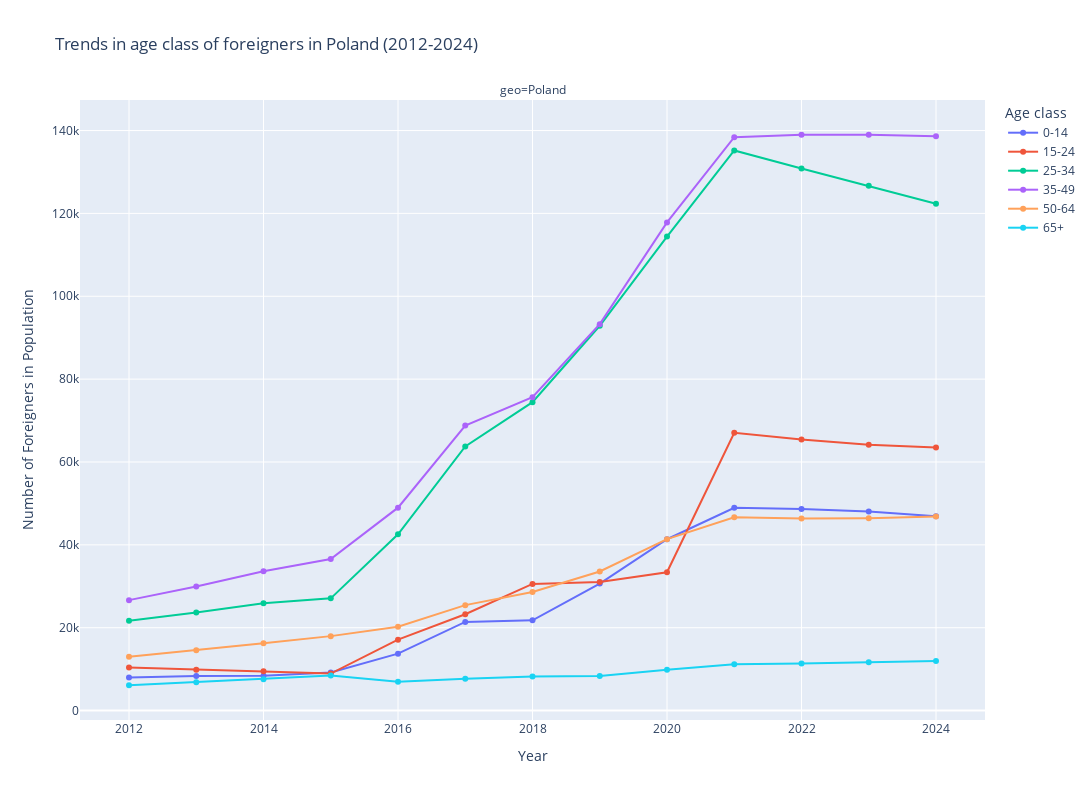

Notebook code for this chart:
### Code cell
fig = px.line(
    temp_df[(temp_df['geo'] == 'Poland') & (temp_df['Sex'] == 'Total')].dropna().groupby(['geo', 'year', 'age_class'], as_index=False)['Number'].sum(),
    x="year",
    y="Number",
    color="age_class",
    facet_col="geo",
    facet_col_wrap=3,
    markers=True,
    title="Trends in age class of foreigners in Poland (2012-2024)",
    labels={
        "year": "Year",
        "Number": "Number of Foreigners in Population",
        "age_class": "Age class"
    }
)
fig.update_layout(height=800, width=1200)
fig.show()

### Figure 1 — Plotly figure (JSON) as saved in the notebook; plotly's stock layout.template omitted (floating-point values rounded to 4 significant figures)
{"data": [{"hovertemplate": "Age class=0-14<br>geo=Poland<br>Year=%{x}<br>Number of Foreigners in Population=%{y}<extra></extra>", "legendgroup": "0-14", "line": {"color": "#636efa", "dash": "solid"}, "marker": {"symbol": "circle"}, "mode": "lines+markers", "name": "0-14", "orientation": "v", "showlegend": true, "type": "scatter", "x": [2012, 2013, 2014, 2015, 2016, 2017, 2018, 2019, 2020, 2021, 2022, 2023, 2024], "xaxis": "x", "y": [7992, 8319, 8406, 9219, 13736, 21389, 21776, 30663, 41362, 48951, 48684, 48046, 46932], "yaxis": "y"}, {"hovertemplate": "Age class=15-24<br>geo=Poland<br>Year=%{x}<br>Number of Foreigners in Population=%{y}<extra></extra>", "legendgroup": "15-24", "line": {"color": "#EF553B", "dash": "solid"}, "marker": {"symbol": "circle"}, "mode": "lines+markers", "name": "15-24", "orientation": "v", "showlegend": true, "type": "scatter", "x": [2012, 2013, 2014, 2015, 2016, 2017, 2018, 2019, 2020, 2021, 2022, 2023, 2024], "xaxis": "x", "y": [10404, 9869, 9474, 8942, 17126, 23251, 30563, 31025, 33378, 67050, 65421, 64169, 63524], "yaxis": "y"}, {"hovertemplate": "Age class=25-34<br>geo=Poland<br>Year=%{x}<br>Number of Foreigners in Population=%{y}<extra></extra>", "legendgroup": "25-34", "line": {"color": "#00cc96", "dash": "solid"}, "marker": {"symbol": "circle"}, "mode": "lines+markers", "name": "25-34", "orientation": "v", "showlegend": true, "type": "scatter", "x": [2012, 2013, 2014, 2015, 2016, 2017, 2018, 2019, 2020, 2021, 2022, 2023, 2024], "xaxis": "x", "y": [21656, 23666, 25885, 27091, 42551, 63745, 74432, 92876, 114415, 135186, 130825, 126650, 122341], "yaxis": "y"}, {"hovertemplate": "Age class=35-49<br>geo=Poland<br>Year=%{x}<br>Number of Foreigners in Population=%{y}<extra></extra>", "legendgroup": "35-49", "line": {"color": "#ab63fa", "dash": "solid"}, "marker": {"symbol": "circle"}, "mode": "lines+markers", "name": "35-49", "orientation": "v", "showlegend": true, "type": "scatter", "x": [2012, 2013, 2014, 2015, 2016, 2017, 2018, 2019, 2020, 2021, 2022, 2023, 2024], "xaxis": "x", "y": [26660, 29971, 33610, 36594, 48978, 68799, 75648, 93264, 117834, 138403, 138983, 138968, 138625], "yaxis": "y"}, {"hovertemplate": "Age class=50-64<br>geo=Poland<br>Year=%{x}<br>Number of Foreigners in Population=%{y}<extra></extra>", "legendgroup": "50-64", "line": {"color": "#FFA15A", "dash": "solid"}, "marker": {"symbol": "circle"}, "mode": "lines+markers", "name": "50-64", "orientation": "v", "showlegend": true, "type": "scatter", "x": [2012, 2013, 2014, 2015, 2016, 2017, 2018, 2019, 2020, 2021, 2022, 2023, 2024], "xaxis": "x", "y": [13001, 14580, 16252, 17971, 20228, 25451, 28609, 33581, 41378, 46657, 46362, 46442, 46828], "yaxis": "y"}, {"hovertemplate": "Age class=65+<br>geo=Poland<br>Year=%{x}<br>Number of Foreigners in Population=%{y}<extra></extra>", "legendgroup": "65+", "line": {"color": "#19d3f3", "dash": "solid"}, "marker": {"symbol": "circle"}, "mode": "lines+markers", "name": "65+", "orientation": "v", "showlegend": true, "type": "scatter", "x": [2012, 2013, 2014, 2015, 2016, 2017, 2018, 2019, 2020, 2021, 2022, 2023, 2024], "xaxis": "x", "y": [6116, 6860, 7577, 8462, 6967, 7693, 8202, 8342, 9872, 11195, 11386, 11689, 11996], "yaxis": "y"}], "layout": {"annotations": [{"font": {}, "showarrow": false, "text": "geo=Poland", "x": 0.5, "xanchor": "center", "xref": "paper", "y": 1, "yanchor": "bottom", "yref": "paper"}], "height": 800, "legend": {"title": {"text": "Age class"}, "tracegroupgap": 0}, "title": {"text": "Trends in age class of foreigners in Poland (2012-2024)"}, "width": 1200, "xaxis": {"anchor": "y", "domain": [0, 1], "title": {"text": "Year"}}, "yaxis": {"anchor": "x", "domain": [0, 1], "title": {"text": "Number of Foreigners in Population"}}}}
